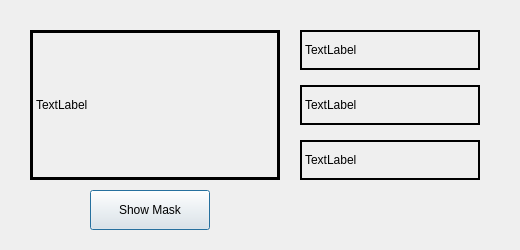
<?xml version="1.0" encoding="UTF-8"?>
<ui version="4.0">
 <class>label_4</class>
 <widget class="QDialog" name="label_4">
  <property name="enabled">
   <bool>true</bool>
  </property>
  <property name="geometry">
   <rect>
    <x>0</x>
    <y>0</y>
    <width>520</width>
    <height>250</height>
   </rect>
  </property>
  <property name="windowTitle">
   <string>Dialog</string>
  </property>
  <widget class="QLabel" name="mask_label">
   <property name="geometry">
    <rect>
     <x>30</x>
     <y>30</y>
     <width>250</width>
     <height>150</height>
    </rect>
   </property>
   <property name="frameShape">
    <enum>QFrame::Box</enum>
   </property>
   <property name="lineWidth">
    <number>3</number>
   </property>
   <property name="text">
    <string>TextLabel</string>
   </property>
  </widget>
  <widget class="QLabel" name="pm10_label">
   <property name="geometry">
    <rect>
     <x>300</x>
     <y>30</y>
     <width>180</width>
     <height>40</height>
    </rect>
   </property>
   <property name="frameShape">
    <enum>QFrame::Box</enum>
   </property>
   <property name="lineWidth">
    <number>2</number>
   </property>
   <property name="text">
    <string>TextLabel</string>
   </property>
  </widget>
  <widget class="QLabel" name="pm25_label">
   <property name="geometry">
    <rect>
     <x>300</x>
     <y>85</y>
     <width>180</width>
     <height>40</height>
    </rect>
   </property>
   <property name="frameShape">
    <enum>QFrame::Box</enum>
   </property>
   <property name="lineWidth">
    <number>2</number>
   </property>
   <property name="text">
    <string>TextLabel</string>
   </property>
  </widget>
  <widget class="QLabel" name="label_3">
   <property name="geometry">
    <rect>
     <x>300</x>
     <y>140</y>
     <width>180</width>
     <height>40</height>
    </rect>
   </property>
   <property name="frameShape">
    <enum>QFrame::Box</enum>
   </property>
   <property name="frameShadow">
    <enum>QFrame::Plain</enum>
   </property>
   <property name="lineWidth">
    <number>2</number>
   </property>
   <property name="text">
    <string>TextLabel</string>
   </property>
  </widget>
  <widget class="QPushButton" name="btn_show_mask">
   <property name="geometry">
    <rect>
     <x>90</x>
     <y>190</y>
     <width>120</width>
     <height>40</height>
    </rect>
   </property>
   <property name="text">
    <string>Show Mask</string>
   </property>
   <property name="checkable">
    <bool>false</bool>
   </property>
  </widget>
 </widget>
 <resources/>
 <connections/>
</ui>
